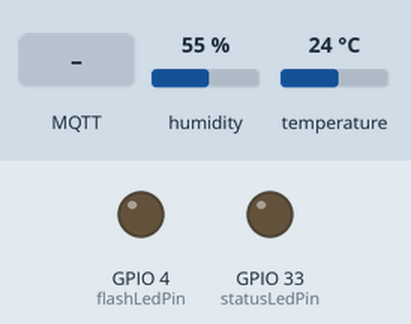
This sketch was run on a simulated ESP32. On the bench: output pins drawn as LEDs (lit = HIGH). Inputs (shaded band) come from the test bench; at power-on: humidity 55 %, temperature 24 °C. WiFi joins after 1.5 s; servers stay silent unless stated; random numbers use the default seed unless the sketch sets one; no MQTT or app messages arrive unless stated; what the sketch prints to the serial monitor is not drawn.

Above: at 2.7 s.
2.8 s: MQTT message "true" arrives on the first subscribed topic
At 7.8 s:
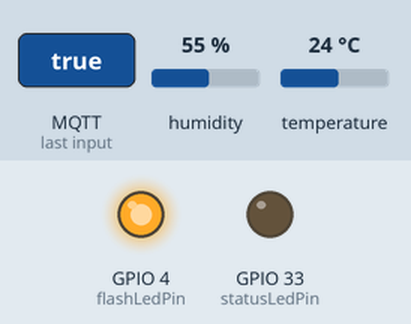
8.1 s: MQTT message "false" arrives on the first subscribed topic
At 8.7 s:
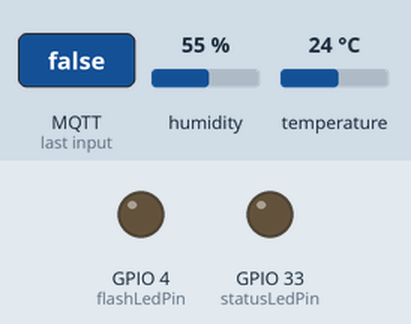
Timing chart, 0 to 11.1 s (numbered marks = the images above; inputs shaded):
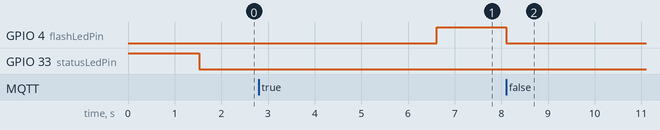

Measured:
- after the input at 2.8 s, GPIO 4 (flashLedPin): LOW → HIGH after 3.8 s
- after the input at 8.1 s, GPIO 4 (flashLedPin): HIGH → LOW at once

The sketch:

esp32cam-dht-mqtt-json-no-bloqueante.ino
```cpp
/*

Enviar Temperatyra y humedad del DHT11 en JSON
por MQTT con el ESP32CAM - No bloqueante

por: Hugo Escalpelo
Fecha: 6 de julio de 2023

Este programa realiza la lectura del DHT11 para obtener temperatura y
humedad, envía un mensaje JSON vía MQTT con el ESP32CAM. En las
variables se indica el tema MQTT en el que se envìa y recibe información.
Para ello es necesario configurar el nombre de red e IP del broker MQTT.

Para este ejercicio se requiere el sensor DHT11

ESP32CAM        DHT11
5V--------------Vcc
GND-------------GND
GPIO14----------S
*/

// Bibliotecas
#include <WiFi.h> // Biblioteca WiFi
#include <PubSubClient.h> // Biblioteca MQTT
#include "DHT.h" // Biblioteca para el sensor DHT11

// Datos de red
const char* ssid = "********";
const char* password = "********";
const char* mqtt_server = "192.168.*.*";

// Datos del sensor
#define DHTPIN 14 // Pin para conectar el DHT11, pin GPIO13 del ESP32CAM
#define DHTTYPE DHT11 // Configura el modelo de sensor, compatible también con DHT22

// Variables para envio de mensajes
unsigned long lastMsg = 0; // Contador de tiempo mensajes
#define MSG_BUFFER_SIZE	(50) // Buffer para envío de mensajes
char msg[MSG_BUFFER_SIZE]; // Variable para conversión de mensaje

// Manejo de Leds
int statusLedPin = 33;  // Esta variable controla el led de status
int flashLedPin = 4; // Esta variable controla el led flash
bool statusLed = 0;// Bandera que me dice si el led esta encendido o apagado

// Variables para el manejo de tiempo
double timeLast, timeNow; // Variables para el control de tiempo no bloqueante
long lastReconnectAttempt = 0; // Variable para el conteo de tiempo entre intentos de reconexión
double WAIT_MSG = 1000;  // Espera de 1 segundo entre mensajes
double RECONNECT_WAIT = 5000; // Espera de 5 segundos entre conexiones

// Temas MQTT
const char* mqttMsg = "codigoIoT/esp32/msg";
const char* mqttCallback = "codigoIoT/esp32/callback";
const char* mqttDHT = "codigoIoT/esp32/dht";

// Objetos WiFi, MQTT y sensor
WiFiClient espClient; // Objeto para conexion a WiFi
PubSubClient client(espClient); // Objeto para conexión a MQTT
DHT dht(DHTPIN, DHTTYPE); // Objeto que inicia el sensor

// Función para conectarse a WiFi
void setup_wifi() {
  delay(10);

  // Mensajes de intento de conexión
  Serial.println();
  Serial.print("Conectando a: ");
  Serial.println(ssid);

  // Funciones de conexión
  WiFi.mode(WIFI_STA); // STA inicia el micro controlador como cliente, para accespoint se usa WIFI_AP
  WiFi.begin(ssid, password); // Proporcionar características de red

  // Secuencia que hace parpadear los leds durante el intento de conexión. Logica Inversa
  while (WiFi.status() != WL_CONNECTED) {
    digitalWrite (statusLedPin, HIGH); // Apagar LED
    delay(500); // Dado que es de suma importancia esperar a la conexión, debe usarse espera bloqueante
    digitalWrite (statusLedPin, LOW); // Encender LED
    Serial.print(".");  // Indicador de progreso
    delay (5); // Espera asimetrica para dar la sensación de parpadeo al led
  }

  // Esta función mejora los resultados de las funciones aleatorias y toma como semilla el contador de tiempo
  randomSeed(micros());

  // Mensajes de confirmación
  Serial.println("");
  Serial.println("Conectado a WiFi");
  Serial.println("Dirección IP: ");
  Serial.println(WiFi.localIP());
}

// Función Callback, Se ejecuta al recivir un mensaje
void callback(char* topic, byte* payload, unsigned int length) {
  Serial.print("Mensaje recibido en [");
  Serial.print(topic);
  Serial.print("] ");

  // Esta secuencia imprime y construye el mensaje recibido
  String messageTemp;
  for (int i = 0; i < length; i++) {
    Serial.print((char)payload[i]); // Imprime
    messageTemp += (char)payload[i]; // Construye el mensaje en una variable String
  }
  Serial.println();

  // Se comprueba que el mensaje se haya concatenado correctamente
  Serial.println();
  Serial.print ("Mensaje concatenado en una sola variable: ");
  Serial.println (messageTemp);

  // Enciende/apaga el LED Flash al recibir un mensaje.
  if(messageTemp == "true") {
    Serial.println("Led encendido");
    digitalWrite(flashLedPin, HIGH);
  }
  else if(messageTemp == "false") {
    Serial.println("Led apagado");
    digitalWrite(flashLedPin, LOW);
  }
}

// Función de recomexión. Devuelve valor booleano para indicar exito o falla
boolean reconnect() {
  Serial.print("Intentando conexión MQTT...");
  // Generar un Client ID aleatorio
  String clientId = "ESP32Client-";
  clientId += String(random(0xffff), HEX);
  // Intentar conexión
  if (client.connect(clientId.c_str())) {
    // Una vez conectado, dar retroalimentación
    client.publish(mqttMsg,"Conectado");
    // Función de suscripción
    client.subscribe(mqttCallback);
  } else {
      // En caso de error
      Serial.print("Error rc=");
      Serial.print(client.state());
      Serial.println(" Intentando de nuevo");
      // Esperar 1 segundo
      delay(1000);
    }
  return client.connected();
}

// Inicio del programa
void setup() {

  // Inician las comunicaciones
  Serial.begin(115200);
  // Configuración de pines
  pinMode (statusLedPin, OUTPUT);// Se configura el pin como salida
  pinMode (flashLedPin, OUTPUT);// Se configura el pin como salida
  digitalWrite (statusLedPin, HIGH);// Se comienza con el led apagado
  digitalWrite (flashLedPin, LOW);// Se comienza con el led apagado

  // Iniciar conexiones
  setup_wifi();
  client.setServer(mqtt_server, 1883);
  client.setCallback(callback);

  dht.begin(); // Función que inicia el sensor

  // Iniciar secuencias de tiempo
  timeLast = millis (); // Inicia el control de tiempo
  lastReconnectAttempt = timeLast; // Control de secuencias de tiempo
}

// Cuerpo del programa
void loop() {

  // Funcion principal de seguimiento de tiempo
  timeNow = millis();

  // Función de conexion y seguimiento
  if (!client.connected()) { // Se pregunta si no existe conexión
    if (timeNow - lastReconnectAttempt > RECONNECT_WAIT) { // Espera de reconexión
      // Intentar reconectar
      if (reconnect()) {
        lastReconnectAttempt = timeNow; // Actualización de seguimiento de tiempo
      }
    }
  } else {
    // Funcion de seguimiento
    client.loop();
  }

  // Enviar un mensaje cada WAIT_MSG
  if (timeNow - timeLast > WAIT_MSG && client.connected() == 1) { // Manda un mensaje por MQTT cada cinco segundos
    timeLast = timeNow; // Actualización de seguimiento de tiempo

    // Obtener temperatura y humedad
    float t = dht.readTemperature();
    float h = dht.readHumidity();

    // Secuencia que se asegura de que la conexión con el sensor exista
    if (isnan(h) || isnan(t)) {
      Serial.println(F("Failed to read from DHT sensor!"));
      return;
    }

    //Se construye el string correspondiente al JSON que contiene 3 variables
    String json = "{\"id\":\"Usuario\",\"temp\":"+String(t)+",\"hum\":"+String(h)+"}";
    Serial.println(json); // Se imprime en monitor solo para poder visualizar que el string esta correctamente creado
    int str_len = json.length() + 1;//Se calcula la longitud del string
    char char_array[str_len];//Se crea un arreglo de caracteres de dicha longitud
    json.toCharArray(char_array, str_len);//Se convierte el string a char array
    client.publish(mqttDHT, char_array); // Esta es la función que envía los datos por MQTT, especifica el tema y el valor
  }// fin del if (timeNow - timeLast > wait)
}
```
